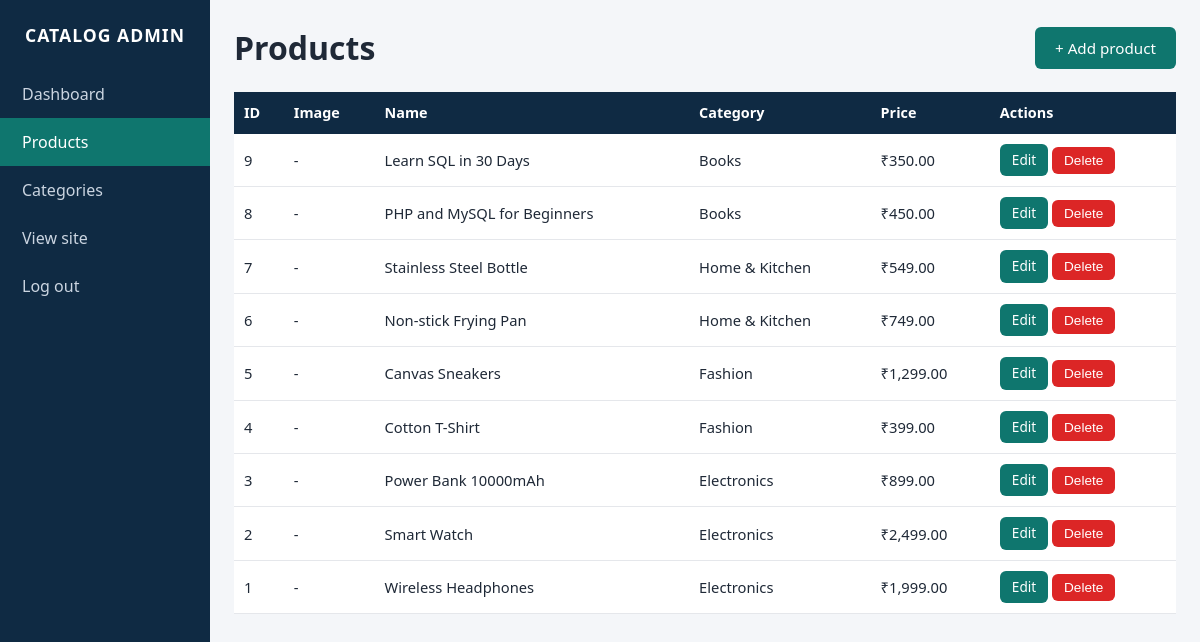
Screenshot of /admin/products.php (signed in) with the database file from the repository.
### tables this page shows
CREATE TABLE IF NOT EXISTS products (
    id INT AUTO_INCREMENT PRIMARY KEY,
    category_id INT NULL,
    name VARCHAR(150) NOT NULL,
    description TEXT NOT NULL,
    price DECIMAL(10,2) NOT NULL,
    image VARCHAR(255) NULL,
    created_at TIMESTAMP NOT NULL DEFAULT CURRENT_TIMESTAMP,
    FOREIGN KEY (category_id) REFERENCES categories(id) ON DELETE SET NULL
);

CREATE TABLE IF NOT EXISTS categories (
    id INT AUTO_INCREMENT PRIMARY KEY,
    name VARCHAR(100) NOT NULL UNIQUE,
    created_at TIMESTAMP NOT NULL DEFAULT CURRENT_TIMESTAMP
);

### includes/config.php (called while the page is built, shortened)
<?php
function e($text)
{
    return htmlspecialchars((string)$text, ENT_QUOTES, 'UTF-8');
}
function money($amount)
{
    return '₹' . number_format((float)$amount, 2);
}

### admin/products.php (the view, shortened to what this page needs)
<?php
require __DIR__ . '/auth.php';
$products = $pdo->query(
    'SELECT p.id, p.name, p.price, p.image, c.name AS category
     FROM products p LEFT JOIN categories c ON c.id = p.category_id
     ORDER BY p.id DESC'
)->fetchAll();
include 'admin_header.php';
?>
<div class="admin-top">
    <h1>Products</h1>
    <a class="btn" href="product_form.php">+ Add product</a>
</div>
<div class="table-wrap">
    <table>
        <tr><th>ID</th><th>Image</th><th>Name</th><th>Category</th><th>Price</th><th>Actions</th></tr>
        <?php foreach ($products as $p): ?>
            <tr>
                <td><?= (int)$p['id'] ?></td>
                <td>
                    <?php if ($p['image']): ?>
                        <img src="../uploads/<?= e($p['image']) ?>" alt="">
                    <?php else: ?>-<?php endif; ?>
                </td>
                <td><?= e($p['name']) ?></td>
                <td><?= e($p['category'] ?? 'Uncategorised') ?></td>
                <td><?= money($p['price']) ?></td>
                <td>
                    <a class="btn small" href="product_form.php?id=<?= (int)$p['id'] ?>">Edit</a>
                    <form class="inline-form" method="post" action="product_delete.php"
                          onsubmit="return confirm('Delete this product?');">
                        <button class="btn small danger" type="submit">Delete</button>
                    </form>
                </td>
            </tr>
        <?php endforeach; ?>
    </table>
</div>
<?php include 'admin_footer.php'; ?>

### css/style.css (style rules this page uses)
* { margin: 0; padding: 0; box-sizing: border-box; }
body { font-family: "Segoe UI", Arial, sans-serif; background: #f4f6f9; color: #1f2937; line-height: 1.5; }
a { color: #0f766e; text-decoration: none; }
.btn { display: inline-block; padding: 10px 20px; background: #0f766e; color: #fff; border: none; border-radius: 6px; cursor: pointer; font-size: .95rem; }
.btn.small { padding: 6px 12px; font-size: .85rem; }
.btn.danger { background: #dc2626; }
.admin-top { display: flex; justify-content: space-between; align-items: center; margin-bottom: 20px; flex-wrap: wrap; gap: 10px; }
.table-wrap { overflow-x: auto; }
table { width: 100%; border-collapse: collapse; background: #fff; }
th { background: #0f2a43; color: #fff; padding: 10px; text-align: left; font-size: .9rem; }
td { padding: 10px; border-bottom: 1px solid #e5e7eb; vertical-align: middle; font-size: .92rem; }
.inline-form { display: inline; }

### rows the page displays
products: id "9", name "Learn SQL in 30 Days", category.name "Books", price "₹350.00"
products: id "8", name "PHP and MySQL for Beginners", category.name "Books", price "₹450.00"
products: id "7", name "Stainless Steel Bottle", category.name "Home & Kitchen", price "₹549.00"
products: id "6", name "Non-stick Frying Pan", category.name "Home & Kitchen", price "₹749.00"
products: id "5", name "Canvas Sneakers", category.name "Fashion", price "₹1,299.00"
products: id "4", name "Cotton T-Shirt", category.name "Fashion", price "₹399.00"
products: id "3", name "Power Bank 10000mAh", category.name "Electronics", price "₹899.00"
products: id "2", name "Smart Watch", category.name "Electronics", price "₹2,499.00"
products: id "1", name "Wireless Headphones", category.name "Electronics", price "₹1,999.00"
